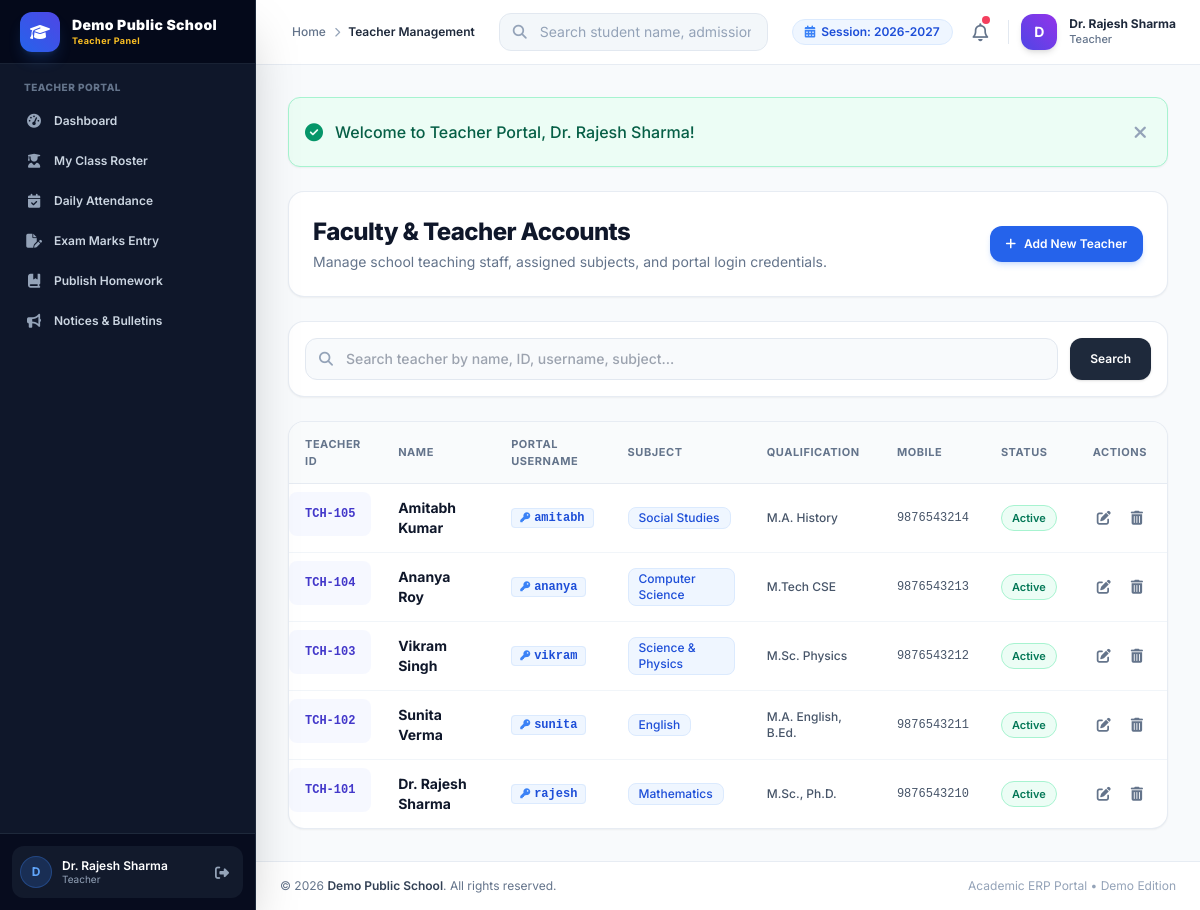
Screenshot of /admin/teachers/index.php (signed in) with the database file from the repository.
### tables this page shows
CREATE TABLE `school_settings` (
  `id` INT AUTO_INCREMENT PRIMARY KEY,
  `setting_key` VARCHAR(100) NOT NULL UNIQUE,
  `setting_value` TEXT DEFAULT NULL,
  `updated_at` DATETIME DEFAULT CURRENT_TIMESTAMP ON UPDATE CURRENT_TIMESTAMP
);

CREATE TABLE `teachers` (
  `id` INT AUTO_INCREMENT PRIMARY KEY,
  `teacher_id` VARCHAR(30) NOT NULL UNIQUE,
  `name` VARCHAR(100) NOT NULL,
  `subject` VARCHAR(100) NOT NULL,
  `qualification` VARCHAR(100) NOT NULL,
  `mobile` VARCHAR(20) NOT NULL,
  `email` VARCHAR(100) NOT NULL,
  `address` TEXT,
  `joining_date` DATE NOT NULL,
  `status` ENUM('Active', 'Inactive') DEFAULT 'Active',
  `username` VARCHAR(50) DEFAULT NULL UNIQUE,
  `password` VARCHAR(255) DEFAULT NULL,
  `created_at` DATETIME DEFAULT CURRENT_TIMESTAMP,
  `updated_at` DATETIME DEFAULT CURRENT_TIMESTAMP ON UPDATE CURRENT_TIMESTAMP
);

### admin/teachers/index.php (the view, shortened to what the rows shown need)
<?php
require_once __DIR__ . '/../../includes/header.php';
try {
    $where = [];
    $params = [];
    $where_sql = !empty($where) ? "WHERE " . implode(" AND ", $where) : "";
    $stmt = $pdo->prepare("SELECT * FROM teachers $where_sql ORDER BY id DESC");
    $stmt->execute($params);
    $teachers = $stmt->fetchAll();
} catch (PDOException $e) {
    set_flash('error', 'Query error: ' . $e->getMessage());
    $teachers = [];
}
?>
<div class="space-y-6">
    <div class="flex flex-col sm:flex-row sm:items-center justify-between gap-4 bg-white p-6 rounded-2xl border border-slate-200/80 shadow-sm">
        <div>
            <h1 class="text-2xl font-extrabold text-slate-900 tracking-tight">Faculty & Teacher Accounts</h1>
        </div>
    </div>
    <div class="bg-white rounded-2xl border border-slate-200/80 shadow-sm overflow-hidden">
        <div class="overflow-x-auto">
            <table class="w-full text-left border-collapse">
                <thead>
                    <tr class="bg-slate-50/80 border-b border-slate-200/80 text-[11px] font-bold text-slate-500 uppercase tracking-wider">
                        <th class="py-3.5 px-4">Teacher ID</th>
                        <th class="py-3.5 px-4">Name</th>
                        <th class="py-3.5 px-4">Portal Username</th>
                        <th class="py-3.5 px-4">Subject</th>
                        <th class="py-3.5 px-4">Qualification</th>
                        <th class="py-3.5 px-4">Mobile</th>
                        <th class="py-3.5 px-4">Status</th>
                        <th class="py-3.5 px-4 text-center">Actions</th>
                    </tr>
                </thead>
                <tbody class="divide-y divide-slate-100 text-sm font-medium text-slate-700">
                    <?php if (empty($teachers)): ?>
                        <tr>
                            <td colspan="8" class="py-12 text-center text-slate-400">No teacher records found.</td>
                        </tr>
                    <?php else: ?>
                        <?php foreach ($teachers as $t): ?>
                            <tr class="hover:bg-slate-50/80 transition-colors">
                                <td class="py-3.5 px-4 font-mono text-xs font-bold text-indigo-700 bg-indigo-50/50 rounded-lg px-2 inline-block my-2"><?= e($t['teacher_id']) ?></td>
                                <td class="py-3.5 px-4 font-bold text-slate-900"><?= e($t['name']) ?></td>
                                <td class="py-3.5 px-4 font-mono text-xs font-bold text-blue-700">
                                    <?php if (!empty($t['username'])): ?>
                                        <span class="bg-blue-50 px-2 py-0.5 rounded border border-blue-100"><i class="fa-solid fa-key text-[10px] text-blue-500 mr-1"></i><?= e($t['username']) ?></span>
                                    <?php else: ?>
                                        <span class="text-slate-400 italic font-normal text-xs">No Portal Access</span>
                                    <?php endif; ?>
                                </td>
                                <td class="py-3.5 px-4">
                                    <span class="inline-flex items-center px-2.5 py-0.5 rounded-lg text-xs font-medium bg-blue-50 text-blue-700 border border-blue-100">
                                        <?= e($t['subject']) ?>
                                    </span>
                                </td>
                                <td class="py-3.5 px-4 text-xs text-slate-600"><?= e($t['qualification']) ?></td>
                                <td class="py-3.5 px-4 font-mono text-xs text-slate-600"><?= e($t['mobile']) ?></td>
                                <td class="py-3.5 px-4">
                                    <span class="inline-flex items-center px-2.5 py-0.5 rounded-full text-[11px] font-semibold <?= $t['status'] === 'Active' ? 'bg-emerald-50 text-emerald-700 border border-emerald-200' : 'bg-rose-50 text-rose-700 border border-rose-200' ?>">
                                        <?= e($t['status']) ?>
                                    </span>
                                </td>
                                <td class="py-3.5 px-4 text-center">
                                    <div class="flex items-center justify-center space-x-1">
                                        <a href="edit.php?id=<?= $t['id'] ?>" class="p-2 text-slate-500 hover:text-amber-600 hover:bg-amber-50 rounded-lg transition-colors" title="Edit Teacher">
                                            <i class="fa-solid fa-pen-to-square text-sm"></i>
                                        </a>
                                        <a href="delete.php?id=<?= $t['id'] ?>&csrf=<?= csrf_token() ?>"
                                           onclick="return confirm('Are you sure you want to delete teacher <?= e($t['name']) ?>?');"
                                           class="p-2 text-slate-500 hover:text-rose-600 hover:bg-rose-50 rounded-lg transition-colors" title="Delete Teacher">
                                            <i class="fa-solid fa-trash-can text-sm"></i>
                                        </a>
                                    </div>
                                </td>
                            </tr>
                        <?php endforeach; ?>
                    <?php endif; ?>
                </tbody>
            </table>
        </div>
    </div>
</div>
<?php require_once __DIR__ . '/../../includes/footer.php'; ?>

### includes/sidebar.php (shortened to what the rows shown need)
<?php
if (is_admin()) {
    $dash_url = base_url('admin/dashboard.php');
    $role_badge = 'Admin Panel';
    $role_label = 'Administrator';
} elseif (is_accountant()) {
    $dash_url = base_url('admin/accounts/index.php');
    $role_badge = 'Accounts Dept';
    $role_label = 'Accountant';
} elseif (is_teacher()) {
    $dash_url = base_url('teacher/dashboard.php');
    $role_badge = 'Teacher Panel';
} else {
    $dash_url = base_url('student/dashboard.php');
    $role_badge = 'Student & Parent';
    $role_label = 'Student / Parent';
}
?>
<aside id="sidebar" class="fixed inset-y-0 left-0 z-50 w-64 bg-slate-900 text-slate-300 transform -translate-x-full md:translate-x-0 md:static md:inset-0 transition-transform duration-300 ease-in-out flex flex-col justify-between shadow-2xl border-r border-slate-800 no-print">
    <div>
        <div class="h-16 flex items-center justify-between px-5 bg-slate-950/80 border-b border-slate-800/80">
            <a href="<?= $dash_url ?>" class="flex items-center space-x-3 group">
                <div class="overflow-hidden">
                    <span class="font-black text-sm text-white tracking-wide block leading-tight truncate"><?= e(get_school_name()) ?></span>
                    <span class="text-[9px] text-amber-400 font-bold tracking-wider block truncate"><?= e($role_badge) ?></span>
                </div>
            </a>
        </div>
    </div>
</aside>

### includes/navbar.php (shortened to what the rows shown need)
<?php
$current_academic_session = get_school_setting('academic_session', '2026-2027');
?>
<header class="sticky top-0 z-30 bg-white/90 backdrop-blur-md border-b border-slate-200/80 no-print">
    <div class="flex items-center justify-between h-16 px-4 md:px-6">
        <div class="flex items-center space-x-3">
            <div class="hidden lg:flex items-center space-x-1.5 px-3 py-1 bg-blue-50 text-blue-700 rounded-full text-xs font-semibold border border-blue-100">
                <i class="fa-solid fa-calendar-days text-blue-500"></i>
                <span>Session: <?= e($current_academic_session) ?></span>
            </div>
        </div>
    </div>
</header>

### includes/footer.php (shortened to what the rows shown need)
            </main>
            <footer class="bg-white border-t border-slate-200/80 py-4 px-6 mt-auto text-center text-xs text-slate-500 flex flex-col sm:flex-row items-center justify-between no-print">
                <p>&copy; <?= date('Y') ?> <span class="font-semibold text-slate-700"><?= e(get_school_name()) ?></span>. All rights reserved.</p>
            </footer>
        </div>
    </div>
</body>
</html>

### rows the page displays
school_settings: setting_value "Demo Public School"
school_settings: setting_value "2026-2027"
teachers: teacher "TCH-105", name "Amitabh Kumar", username "amitabh", subject "Social Studies", qualification "M.A. History", mobile "9876543214", status "Active"
teachers: teacher "TCH-104", name "Ananya Roy", username "ananya", subject "Computer Science", qualification "M.Tech CSE", mobile "9876543213", status "Active"
teachers: teacher "TCH-103", name "Vikram Singh", username "vikram", subject "Science & Physics", qualification "M.Sc. Physics", mobile "9876543212", status "Active"
teachers: teacher "TCH-102", name "Sunita Verma", username "sunita", subject "English", qualification "M.A. English, B.Ed.", mobile "9876543211", status "Active"
teachers: teacher "TCH-101", name "Dr. Rajesh Sharma", username "rajesh", subject "Mathematics", qualification "M.Sc., Ph.D.", mobile "9876543210", status "Active"

### other values shown
$role_badge "Teacher Panel"
substr($_SESSION['full_name'] ?? 'U', 0, 1) "D"
$_SESSION['full_name'] "Dr. Rajesh Sharma"
$role_label "Teacher"
$page_title "Teacher Management"
$nav_role_title "Teacher"
$flash['text'] "Welcome to Teacher Portal, Dr. Rajesh Sharma!"
